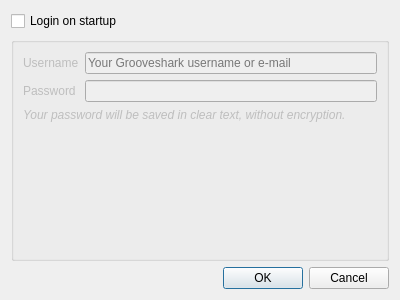
<?xml version="1.0" encoding="UTF-8"?>
<ui version="4.0">
 <class>OptionsDialog</class>
 <widget class="QDialog" name="OptionsDialog">
  <property name="geometry">
   <rect>
    <x>0</x>
    <y>0</y>
    <width>400</width>
    <height>300</height>
   </rect>
  </property>
  <property name="windowTitle">
   <string>Dialog</string>
  </property>
  <layout class="QVBoxLayout" name="verticalLayout">
   <item>
    <widget class="QCheckBox" name="autoLogin">
     <property name="text">
      <string>Login on startup</string>
     </property>
    </widget>
   </item>
   <item>
    <widget class="QGroupBox" name="formGroupBox">
     <property name="enabled">
      <bool>false</bool>
     </property>
     <layout class="QFormLayout" name="formLayout">
      <property name="fieldGrowthPolicy">
       <enum>QFormLayout::AllNonFixedFieldsGrow</enum>
      </property>
      <item row="1" column="1">
       <widget class="QLineEdit" name="username">
        <property name="placeholderText">
         <string>Your Grooveshark username or e-mail</string>
        </property>
       </widget>
      </item>
      <item row="2" column="0">
       <widget class="QLabel" name="label_2">
        <property name="text">
         <string>Password</string>
        </property>
       </widget>
      </item>
      <item row="2" column="1">
       <widget class="QLineEdit" name="password">
        <property name="echoMode">
         <enum>QLineEdit::Password</enum>
        </property>
       </widget>
      </item>
      <item row="3" column="0" colspan="2">
       <widget class="QLabel" name="label_3">
        <property name="font">
         <font>
          <italic>true</italic>
         </font>
        </property>
        <property name="text">
         <string>Your password will be saved in clear text, without encryption.</string>
        </property>
       </widget>
      </item>
      <item row="1" column="0">
       <widget class="QLabel" name="label">
        <property name="text">
         <string>Username</string>
        </property>
       </widget>
      </item>
     </layout>
    </widget>
   </item>
   <item>
    <widget class="QDialogButtonBox" name="buttonBox">
     <property name="orientation">
      <enum>Qt::Horizontal</enum>
     </property>
     <property name="standardButtons">
      <set>QDialogButtonBox::Cancel|QDialogButtonBox::Ok</set>
     </property>
    </widget>
   </item>
  </layout>
 </widget>
 <resources/>
 <connections>
  <connection>
   <sender>buttonBox</sender>
   <signal>accepted()</signal>
   <receiver>OptionsDialog</receiver>
   <slot>accept()</slot>
   <hints>
    <hint type="sourcelabel">
     <x>248</x>
     <y>254</y>
    </hint>
    <hint type="destinationlabel">
     <x>157</x>
     <y>274</y>
    </hint>
   </hints>
  </connection>
  <connection>
   <sender>buttonBox</sender>
   <signal>rejected()</signal>
   <receiver>OptionsDialog</receiver>
   <slot>reject()</slot>
   <hints>
    <hint type="sourcelabel">
     <x>316</x>
     <y>260</y>
    </hint>
    <hint type="destinationlabel">
     <x>286</x>
     <y>274</y>
    </hint>
   </hints>
  </connection>
  <connection>
   <sender>autoLogin</sender>
   <signal>clicked(bool)</signal>
   <receiver>formGroupBox</receiver>
   <slot>setEnabled(bool)</slot>
   <hints>
    <hint type="sourcelabel">
     <x>199</x>
     <y>19</y>
    </hint>
    <hint type="destinationlabel">
     <x>199</x>
     <y>146</y>
    </hint>
   </hints>
  </connection>
  <connection>
   <sender>buttonBox</sender>
   <signal>accepted()</signal>
   <receiver>OptionsDialog</receiver>
   <slot>saveSettings()</slot>
   <hints>
    <hint type="sourcelabel">
     <x>199</x>
     <y>277</y>
    </hint>
    <hint type="destinationlabel">
     <x>199</x>
     <y>149</y>
    </hint>
   </hints>
  </connection>
 </connections>
 <slots>
  <slot>saveSettings()</slot>
 </slots>
</ui>
